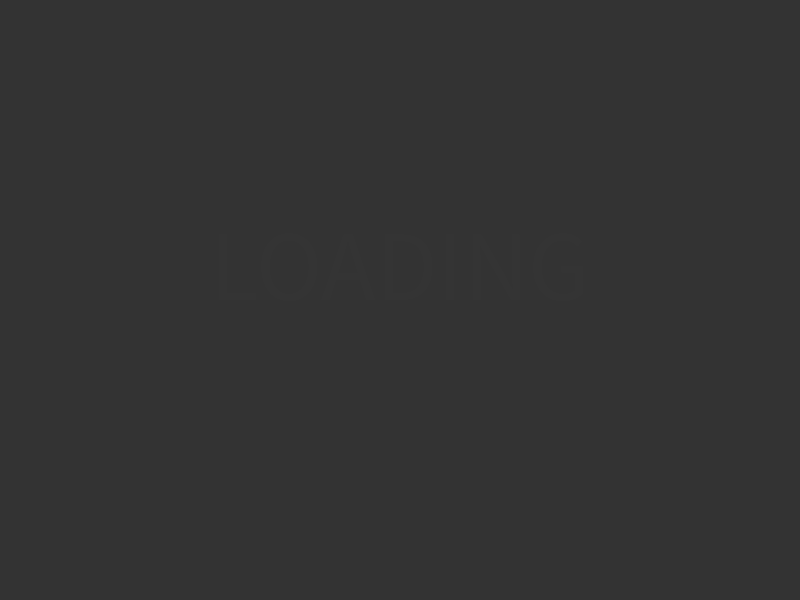
Frame 1 (no input)
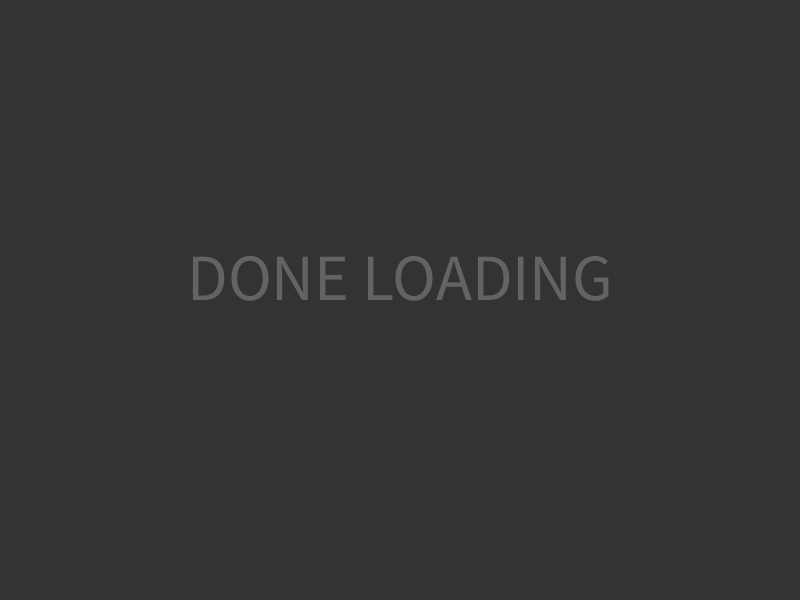
Frame 60 (the mouse pressed at the canvas centre just before this capture)
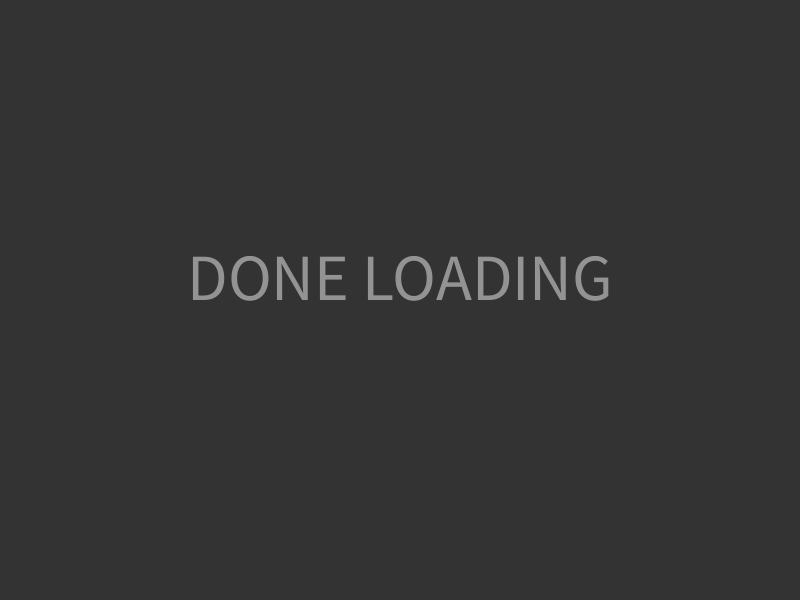
Frame 120 (the mouse held since frame 60 and released just before this capture)

The Processing sketch that drew these frames (run headless with seeded random() and noise(); from frame 60 on, the mouse is pressed at the canvas centre):

// Processing sketch: towersofhanoi
// ── towersofhanoi.pde
// visualization of tower of hanoi problem using recursive function
// https://en.wikipedia.org/wiki/Tower_of_Hanoi
// https://www.openprocessing.org/sketch/482860/ this looks like an iterative solution
// Jaeho Choi

int numDisks = 20;
int stepSol = 0;
boolean useMouseClick = false; // set this to true to use mouse click every move
float sleepInterval = 0.1; // interval between moves in seconds
ArrayList <Disk> towerSource, towerAux, towerTarget;
ArrayList <ArrayList <Disk> > recSolution;
float towerWidth, towerHeight;
float txtSize = 14;
int maxSteps = (int)pow(2, numDisks) - 1;
// https://www.google.com/search?q=volatile+boolean
volatile boolean doneLoading = false;
boolean started = false;
void setup()
{
	size(800, 600);
	noStroke();
	textSize(txtSize);
	towerWidth = 40;
	towerHeight = height * 0.5;
	towerSource = new ArrayList <Disk> ();
	towerAux = new ArrayList <Disk> ();
	towerTarget = new ArrayList <Disk> ();
	recSolution = new ArrayList <ArrayList <Disk> > ();
	// awesome multi threading support
	thread("loadData");
}

void draw()
{
	if (!doneLoading)
	{
		showLoadingScreen();
	}
	else if (started || focused) // focused is a Processing boolean that flags whether current window is focused or not
	{
		started = true;
		background(51, 255);
		textAlign(LEFT);
		textSize(txtSize);
		fill(255);
		text(stepSol / 3, 0, txtSize);
		text((100.0 * (stepSol / 3) / maxSteps) + "%", 0, 2 * txtSize);
		// draw towers
		fill(100, 80, 20);
		// source tower (left)
		rect(width * 0.25 - towerWidth * 0.5, height - towerHeight, towerWidth, towerHeight, 10, 10, 0, 0);
		// aux tower (middle)
		rect(width * 0.5 - towerWidth * 0.5, height - towerHeight, towerWidth, towerHeight, 10, 10, 0, 0);
		// target tower (right)
		rect(width * 0.75 - towerWidth * 0.5, height - towerHeight, towerWidth, towerHeight, 10, 10, 0, 0);

		// render disks
		// println(stepSol);
		for (int i = 0; i < recSolution.get(stepSol + 0).size(); i++)
		{
			recSolution.get(stepSol + 0).get(i).rend(1, i);
		}
		for (int i = 0; i < recSolution.get(stepSol + 1).size(); i++)
		{
			recSolution.get(stepSol + 1).get(i).rend(2, i);
		}
		for (int i = 0; i < recSolution.get(stepSol + 2).size(); i++)
		{
			recSolution.get(stepSol + 2).get(i).rend(3, i);
		}
		stepSol += 3;

		if (stepSol > recSolution.size() - 3)
		{
			fill(255);
			text("Done", 0, txtSize * 3);
			println("done");
			noLoop();
		}
		if (useMouseClick)
		{
			noLoop();
		}
		else
		{
			sleep(sleepInterval);
		}
	}
	else
	{
		background(51, 255);
		fill(255, frameCount % 255);
		textAlign(CENTER);
		textSize(width / 12);
		text("DONE LOADING", width * 0.5, height * 0.5);
	}
}

void initializeDisks()
{
	for (int i = numDisks; i > 0; i--)
	{
		towerSource.add(new Disk(i));
	}
}

void solveHanoi(int n, ArrayList s, ArrayList t, ArrayList a)
{
	if (n > 0)
	{
		solveHanoi(n - 1, s, a, t);
		t.add(s.remove(s.size() - 1));
		// only save status when a change is made
		saveSnapshot();
		solveHanoi(n - 1, a, t, s);
	}
}

void saveSnapshot()
{
	// simple and dirty way of saving snapshot of every pole on the screen
	// supposedly could use clone() as in https://www.geeksforgeeks.org/clone-method-in-java-2/
	// but didn't
	recSolution.add(new ArrayList <Disk> ());
	for (int i = 0; i < towerSource.size(); i++)
	{
		recSolution.get(recSolution.size() - 1).add(new Disk(
								    towerSource.get(i).diskSize, towerSource.get(i).diskHeight, towerSource.get(i).diskWidth, towerSource.get(i).diskColor));
	}
	recSolution.add(new ArrayList <Disk> ());
	for (int i = 0; i < towerAux.size(); i++)
	{
		recSolution.get(recSolution.size() - 1).add(new Disk(
								    towerAux.get(i).diskSize, towerAux.get(i).diskHeight, towerAux.get(i).diskWidth, towerAux.get(i).diskColor));
	}
	recSolution.add(new ArrayList <Disk> ());
	for (int i = 0; i < towerTarget.size(); i++)
	{
		recSolution.get(recSolution.size() - 1).add(new Disk(
								    towerTarget.get(i).diskSize, towerTarget.get(i).diskHeight, towerTarget.get(i).diskWidth, towerTarget.get(i).diskColor));
	}
}

void sleep(float seconds)
{
	float now = (float)millis();
	while ((float)millis() < now + seconds * 1000)
	{
		// DO NOTHING
	}
}

void mouseClicked()
{
	if (useMouseClick && maxSteps >= stepSol / 3)
	{
		loop();
	}
}

void showLoadingScreen()
{
	background(51, 255);
	fill(255, frameCount % 255);
	textAlign(CENTER);
	textSize(width / 8);
	text("LOADING", width * 0.5, height * 0.5);
}

void loadData()
{
	initializeDisks();
	// save initial status
	saveSnapshot();
	solveHanoi(numDisks, towerSource, towerTarget, towerAux);
	doneLoading = true;
}
// ── Disk.pde
public class Disk
{
	int diskSize;
	float diskWidth, diskHeight;
	int diskColor;

	public Disk (int size_)
	{
		// size is given in argument
		diskSize = size_;
		// height is always calculated so all of it would fill an empty tower
		diskHeight = towerHeight / numDisks;
		// width is calculated to be between quarter of screen width and eighth of screen width depending on the size of the disk
		diskWidth = map(diskSize, 1, numDisks, width * 0.125, width * 0.25);
		// give the disk a random color
		diskColor = 0xFF000000 + floor(random(255)) * 0x10000 + floor(random(255)) * 0x100 + floor(random(255));
	}

	public Disk (int size_, float height_, float width_, int color_)
	{
		// disk can be constructed giving all its properties as arguments
		diskSize = size_;
		diskHeight = height_;
		diskWidth = width_;
		diskColor = color_;
	}

	void rend(int currLoc, int currIndex)
	{
		fill(diskColor);
		// calculate x and y position depending on the current location (the pole) and its index
		// and factoring in disks width and height
		float x = width * currLoc *  0.25 - diskWidth * 0.5;
		float y = height - (1 + currIndex) * diskHeight;
		// println("size " + diskSize + " x " + x + " y " + y);
		rect(x, y, diskWidth, diskHeight, 10);

	}
}
